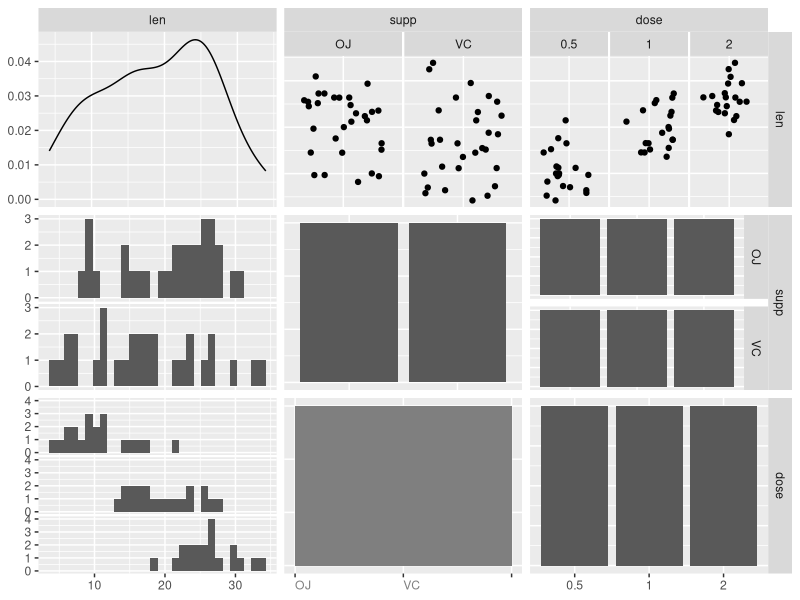

R code for this plot:
# Now in the second portion of the class, we're going to analyze the ToothGrowth data in the R datasets package. 

# 1. Load the ToothGrowth data and perform some basic exploratory data analyses 

library(ggplot2)
library(GGally)
set.seed(1337)

data(ToothGrowth)

# 2. Provide a basic summary of the data.

str(ToothGrowth)
print(summary(ToothGrowth))
print(sum(complete.cases(ToothGrowth)))

# g = ggpairs(data=ToothGrowth,
#             upper = list(continuous = "points",
#                          combo      = "dot",
#                          discrete   = "blank"),
#             lower = list(continuous = "cor",
#                          combo      = "facethist",
#                          discrete   = "blank"),
#             colour="supp")
# print(g)

ToothGrowth$dose = factor(ToothGrowth$dose)

g = ggpairs(data=ToothGrowth,
            upper = list(continuous = "points",
                         combo      = "dot",
                         discrete   = "facetbar"),
            lower = list(continuous = "cor",
                         combo      = "facethist",
                         discrete   = "ratio"),
            colour="dose")
print(g)

# 3. Use confidence intervals and/or hypothesis tests to compare tooth growth by supp and dose. (Only use the techniques from class, even if there's other approaches worth considering)

TG_list = split(ToothGrowth, ToothGrowth$supp)

summary(TG_list)

TGsOJ = TG_list[[1]]
TGsVC = TG_list[[2]]

summary(TGsOJ)
summary(TGsVC)

t_s = t.test(x = TGsOJ$len, y = TGsVC$len,
             alternative = c("two.sided"),
             mu = 0, paired = TRUE, var.equal = FALSE,
             conf.level = 0.95)

# ------------------------

TG_list = split(ToothGrowth, ToothGrowth$dose)

summary(TG_list)

TGd05 = TG_list[[1]]
TGd10 = TG_list[[2]]
TGd20 = TG_list[[3]]

summary(TGd05)
summary(TGd10)
summary(TGd20)

t_d0510 = t.test(x = TGd05$len, y = TGd10$len,
                 alternative = c("two.sided"),
                 mu = 0, paired = TRUE, var.equal = FALSE,
                 conf.level = 0.95)


t_d0520 = t.test(x = TGd05$len, y = TGd20$len,
                 alternative = c("two.sided"),
                 mu = 0, paired = TRUE, var.equal = FALSE,
                 conf.level = 0.95)


t_d1020 = t.test(x = TGd10$len, y = TGd20$len,
                 alternative = c("two.sided"),
                 mu = 0, paired = TRUE, var.equal = FALSE,
                 conf.level = 0.95)


# 4. State your conclusions and the assumptions needed for your conclusions.

print(c(t_s$conf.int[1:2], t_s$p.value))

print(c(t_d0510$conf.int[1:2], t_d0510$p.value))

print(c(t_d0520$conf.int[1:2], t_d0520$p.value))

print(c(t_d1020$conf.int[1:2], t_d1020$p.value))

# Some criteria that you will be evaluated on
# Did you  perform an exploratory data analysis of at least a single plot or table highlighting basic features of the data?
# Did the student perform some relevant confidence intervals and/or tests?
# Were the results of the tests and/or intervals interpreted in the context of the problem correctly? 
# Did the student describe the assumptions needed for their conclusions?